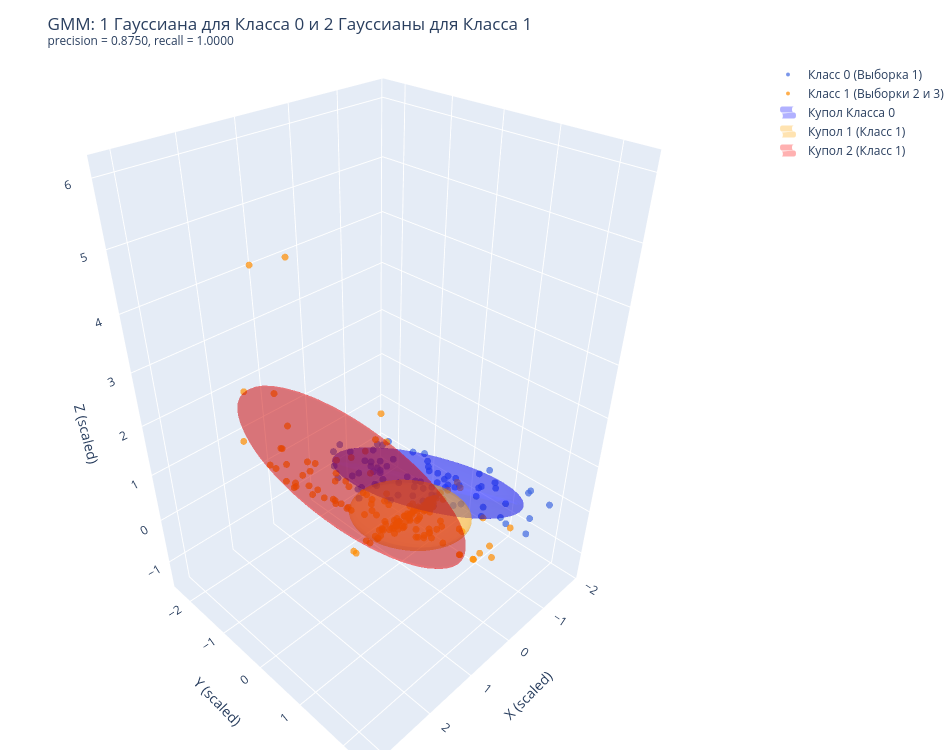

This figure's notebook cell:
### Code cell
def get_dome_mesh(mean, cov, n_std=1.8, n_pts=30):
    vals, vecs = np.linalg.eigh(cov)
    u = np.linspace(0, 2 * np.pi, n_pts)
    v = np.linspace(0, np.pi, n_pts)
    x = np.outer(np.cos(u), np.sin(v))
    y = np.outer(np.sin(u), np.sin(v))
    z = np.outer(np.ones_like(u), np.cos(v))
    sphere = np.stack([x, y, z], axis=-1)
    
    radii = n_std * np.sqrt(np.maximum(vals, 0))
    dome = (sphere * radii) @ vecs.T + mean
    return dome[:, :, 0], dome[:, :, 1], dome[:, :, 2]


# ==============================================================
# 3. Визуализация в Plotly
# ==============================================================
fig = go.Figure()

# Точки Класса 0
fig.add_trace(go.Scatter3d(
    x=x_tr_sc[y_tr == 0, 0], y=x_tr_sc[y_tr == 0, 1], z=x_tr_sc[y_tr == 0, 2],
    mode='markers', marker=dict(size=4, color='royalblue', opacity=0.7),
    name='Класс 0 (Выборка 1)'
))

# Точки Класса 1
fig.add_trace(go.Scatter3d(
    x=x_tr_sc[y_tr == 1, 0], y=x_tr_sc[y_tr == 1, 1], z=x_tr_sc[y_tr == 1, 2],
    mode='markers', marker=dict(size=4, color='darkorange', opacity=0.7),
    name='Класс 1 (Выборки 2 и 3)'
))

# ----------------- КУПОЛ ДЛЯ КЛАССА 0 (1 штука) -----------------
x0, y0, z0 = get_dome_mesh(gss_0.means_[0], gss_0.covariances_[0])
fig.add_trace(go.Surface(
    x=x0, y=y0, z=z0,
    colorscale=[[0, 'blue'], [1, 'blue']],
    opacity=0.3, showscale=False,
    name='Купол Класса 0', showlegend=True
))

# ----------------- КУПОЛА ДЛЯ КЛАССА 1 (2 штуки) ----------------
# 1-я гауссиана 2-го класса (накроет выборку 2)
x1_a, y1_a, z1_a = get_dome_mesh(gss_1.means_[0], gss_1.covariances_[0])
fig.add_trace(go.Surface(
    x=x1_a, y=y1_a, z=z1_a,
    colorscale=[[0, 'orange'], [1, 'orange']],
    opacity=0.3, showscale=False,
    name='Купол 1 (Класс 1)', showlegend=True
))

# 2-я гауссиана 2-го класса (накроет выборку 3)
x1_b, y1_b, z1_b = get_dome_mesh(gss_1.means_[1], gss_1.covariances_[1])
fig.add_trace(go.Surface(
    x=x1_b, y=y1_b, z=z1_b,
    colorscale=[[0, 'red'], [1, 'red']],
    opacity=0.3, showscale=False,
    name='Купол 2 (Класс 1)', showlegend=True
))

# Оформление и вывод метрик в заголовок
fig.update_layout(
    title=f'GMM: 1 Гауссиана для Класса 0 и 2 Гауссианы для Класса 1<br><sup>precision = {prec_g:.4f}, recall = {rec_g:.4f}</sup>',
    scene=dict(
        xaxis_title='X (scaled)',
        yaxis_title='Y (scaled)',
        zaxis_title='Z (scaled)'
    ),
    width=950,
    height=750,
    margin=dict(l=0, r=0, b=0, t=60)
)

### Figure 1 — Plotly figure (JSON) as saved in the notebook; plotly's stock layout.template omitted (floating-point values rounded to 4 significant figures; data arrays with more than 128 entries replaced by an {"elided": "..."} marker saying what was removed)
{"data": [{"marker": {"color": "royalblue", "opacity": 0.7, "size": 4}, "mode": "markers", "name": "Класс 0 (Выборка 1)", "type": "scatter3d", "x": [-0.9886, -0.3012, -0.9994, -1.716, -1.186, 0.01721, -1.72, -0.7072, -1.033, -0.025, -0.1576, 0.3209, -0.7376, -0.1129, -1.585, -1.657, -1.501, 0.08264, -0.2281, -1.092, -1.065, -1.644, -0.769, -0.7238, 0.2826, -0.2058, -1.069, -1.299, -1.343, -1.359, -0.3062, -1.611, -0.8525, -1.18, -1.309, -0.1098, -1.222, -1.721, 0.1213, -0.6503, 0.1161, -0.2301, 0.06675, -0.1013, 0.2178, -1.649, -0.7984, -1.528, -0.9608, 0.1338, -0.4346, -0.9714, 0.1255, -1.328, -0.6966, -1.145, -1.323, -1.478, -0.4301, -1.109, -1.093, -1.474, -1.238, 0.03679, 0.2513, -0.7141, -0.05336, -0.3683, -1.175, -1.389, -1.524, -0.2753, -0.3321, -0.4541, 0.02389], "y": [0.3901, -2.012, -1.719, -0.6228, -1.643, 0.1371, -1.996, -1.483, -1.552, -0.3723, -1.764, 1.277, 1.157, 1.677, -0.5178, -1.011, 0.09744, -1.006, 2.015, -0.1682, -0.2057, 1.534, 1.428, -1.67, 0.7433, -1.336, 0.3365, -0.9289, 0.6289, -0.9467, -0.5074, -0.7852, -0.8823, 0.7696, 2.171, 0.4004, 1.093, 0.6029, -1.63, 2.198, -1.642, 0.7873, -0.2025, -0.8025, -0.4478, 1.005, 1.059, -0.8298, 2.041, -0.9463, -1.734, -1.574, 0.04223, -0.5707, -2.062, 1.467, -0.5154, -0.5563, -1.471, 0.3052, 1.907, 0.1942, -1.839, -0.3326, -0.5138, -0.3415, -0.6745, 1.48, -1.698, -1.902, -1.04, -0.7343, 0.7464, 0.4028, 0.9589], "z": [-0.5686, -0.931, -0.4532, -0.8243, -0.3883, 0.5709, -0.7828, -0.4503, -0.9567, -0.3163, 0.124, 1.265, 0.5146, 0.7783, -0.9264, -1.248, -0.573, -0.5971, 0.9937, -1.009, -0.7298, 0.0384, 0.6211, -0.5398, 0.5683, -0.7527, 0.003986, -0.2272, -0.4175, -1.397, 0.4023, -0.6922, -1.024, 0.3012, 0.3749, 0.3917, 0.2652, -0.03335, -0.1576, 0.1784, 0.1771, 0.578, -0.148, 0.0612, 0.1709, -0.9001, 0.3845, -0.338, 0.2112, 0.08216, -0.7948, -0.8061, 0.4476, -0.2661, -0.5196, -0.4128, -0.4707, -1.003, -0.9282, -0.2517, 0.6586, -0.9666, -0.5021, 0.5419, 0.5632, -0.3959, -0.1674, 0.28, -0.8265, -1.313, -1.165, -0.1866, 0.7446, 0.0126, 1.013]}, {"marker": {"color": "darkorange", "opacity": 0.7, "size": 4}, "mode": "markers", "name": "Класс 1 (Выборки 2 и 3)", "type": "scatter3d", "x": {"elided": "165 float values"}, "y": {"elided": "165 float values"}, "z": {"elided": "165 float values"}}, {"colorscale": [[0, "blue"], [1, "blue"]], "name": "Купол Класса 0", "opacity": 0.3, "showlegend": true, "showscale": false, "type": "surface", "x": {"elided": "30x30 float values"}, "y": {"elided": "30x30 float values"}, "z": {"elided": "30x30 float values"}}, {"colorscale": [[0, "orange"], [1, "orange"]], "name": "Купол 1 (Класс 1)", "opacity": 0.3, "showlegend": true, "showscale": false, "type": "surface", "x": {"elided": "30x30 float values"}, "y": {"elided": "30x30 float values"}, "z": {"elided": "30x30 float values"}}, {"colorscale": [[0, "red"], [1, "red"]], "name": "Купол 2 (Класс 1)", "opacity": 0.3, "showlegend": true, "showscale": false, "type": "surface", "x": {"elided": "30x30 float values"}, "y": {"elided": "30x30 float values"}, "z": {"elided": "30x30 float values"}}], "layout": {"height": 750, "margin": {"b": 0, "l": 0, "r": 0, "t": 60}, "scene": {"xaxis": {"title": {"text": "X (scaled)"}}, "yaxis": {"title": {"text": "Y (scaled)"}}, "zaxis": {"title": {"text": "Z (scaled)"}}}, "title": {"text": "GMM: 1 Гауссиана для Класса 0 и 2 Гауссианы для Класса 1<br><sup>precision = 0.8750, recall = 1.0000</sup>"}, "width": 950}}
